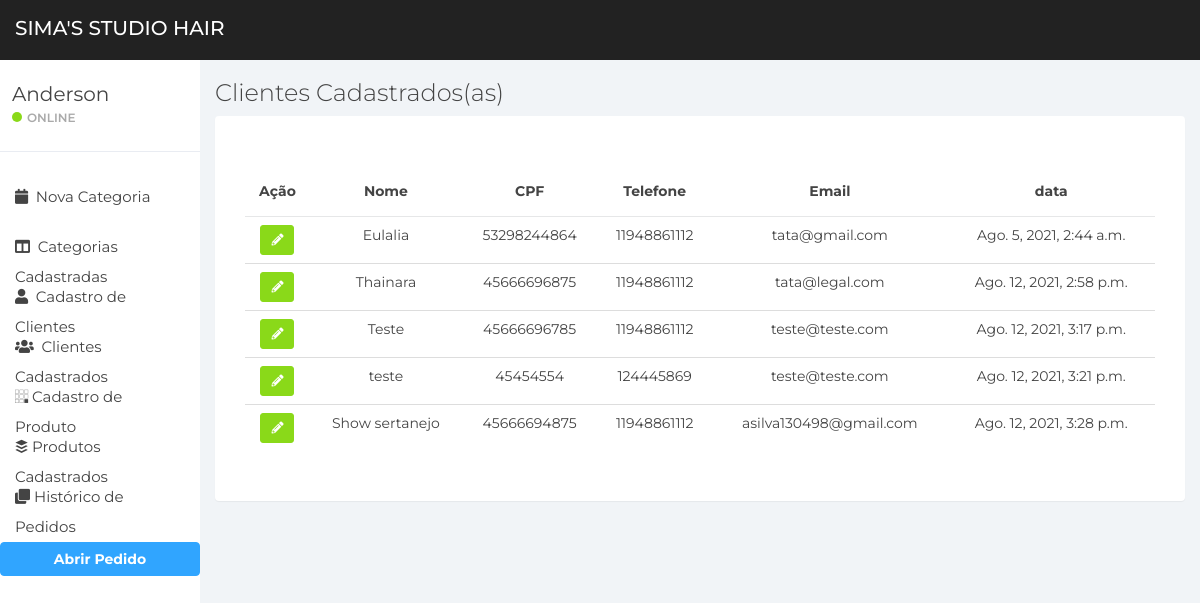
Page /cliente/list-cliente/ on the earlier database version.
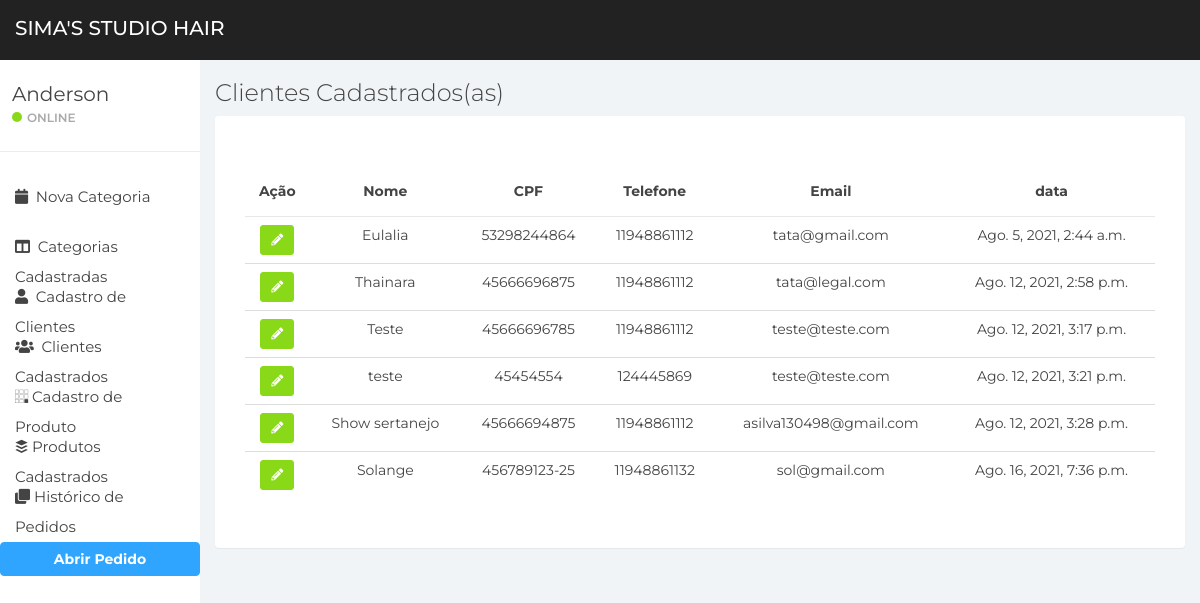
Same page on the later database version.
### apps/cliente/models.py (models this page shows, shortened)
class Cliente(models.Model):
    loja = models.ForeignKey(to=Store, on_delete=models.DO_NOTHING, blank=True, null=True)
    nome = models.CharField(max_length=50)
    sobrenome = models.CharField(max_length=50)
    cpf = models.CharField(max_length=15,unique=True)
    telefone = models.CharField(max_length=200)
    email = models.EmailField(max_length=100)
    data = models.DateTimeField(auto_now_add=True)
    is_active = models.BooleanField(default=True)
    class Meta:
        verbose_name = "Cliente"
        verbose_name_plural = "Clientes"

### apps/cliente/views.py (the view)
# urls.py: path('list-cliente/', views.list_cliente, name="list-cliente"),
def list_cliente(request):
    page_title = 'Clientes Cadastrados(as)'
    msg = None
    notification = None
    clientes = None
    clientes = models.Cliente.objects.filter(is_active=True)
    if not clientes:
        msg = 'Nenhum cliente Cadastrado(a)'
        notification = 'danger'
    context = {
        'clientes': clientes, 'notification': notification, 'msg': msg, 'page_title': page_title
    }
    return render(request, 'clientes_cadastrados.html', context)

### apps/cliente/templates/clientes_cadastrados.html
{% extends 'base/base.html' %}
{% block content %}
<div class="panel-body">
    <div class="table-responsive">
        <table class="table">
            <thead>
            <tr>
                <th class="text-center">Ação</th>
                <th class="text-center">Nome</th>
                <th class="text-center">CPF</th>
                <th class="text-center">Telefone</th>
                <th class="text-center">Email</th>
                <th class="text-center">data</th>
            </tr>
            </thead>
            <tbody>
            {% for u in clientes %}
            <tr>
                <td align="center">
                    <div class="btn-group btn-group-smd shadow" role="group" aria-label="Basic example">
                        <a href="{% url 'cliente:edit-cliente' u.pk %}" class="btn btn-success btn-sm shadow"><i class="fas fa-pencil-alt"></i></a>
                    </div>
                </td>
                <td align="center">{{ u.nome }}</td>
                <td align="center">{{ u.cpf }}</td>
                <td align="center">{{ u.telefone }}</td>
                <td align="center">{{ u.email }}</td>
                <td align="center">{{ u.data }}</td>
            </tr>
            {% endfor %}
            </tbody>
        </table>
    </div>
</div>
{% endblock %}

Differences in the rows shown:
added Cliente: nome "Solange", cpf "456789123-25", telefone "11948861132", email "sol@gmail.com", data "Ago. 16, 2021, 7:36 p.m."
